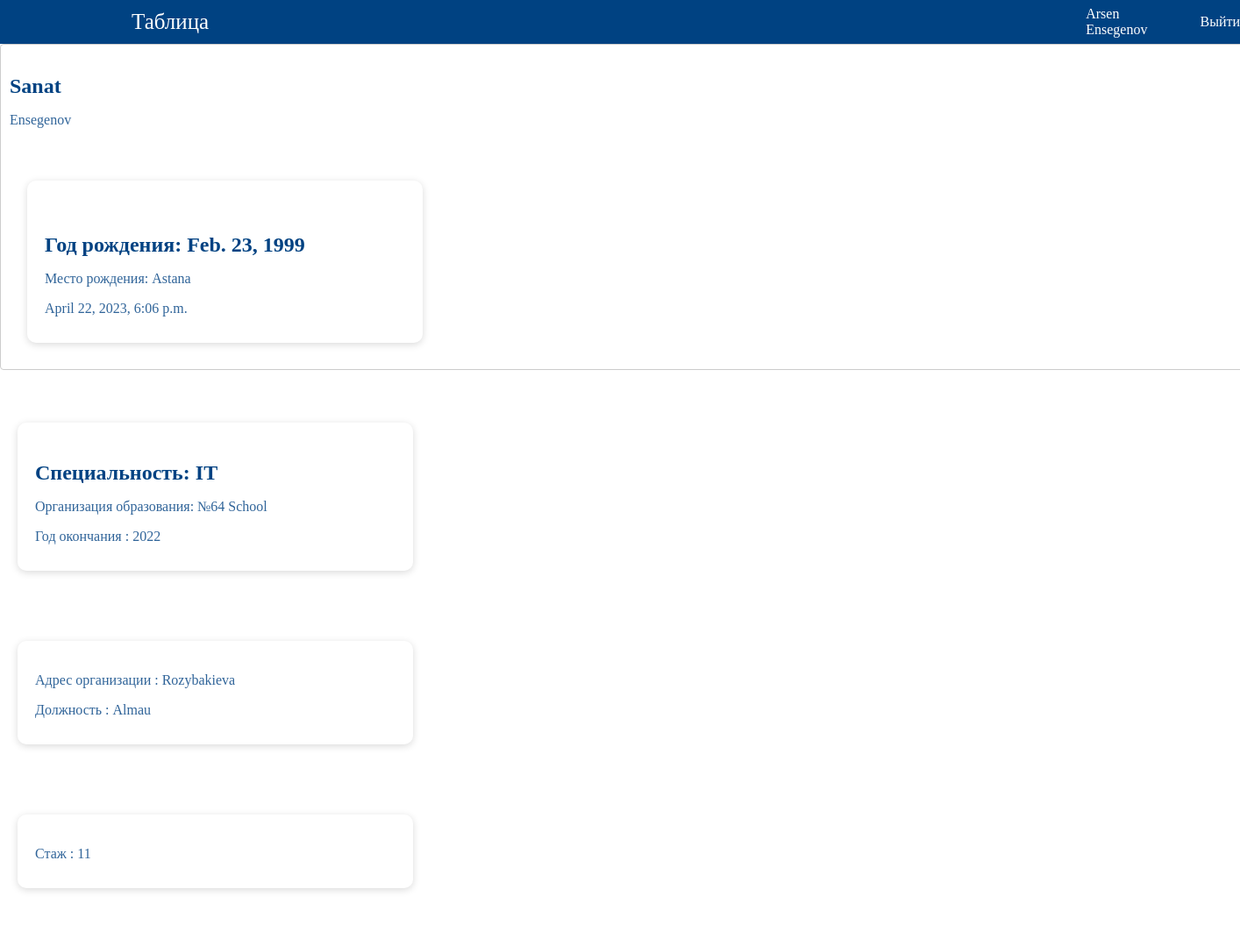
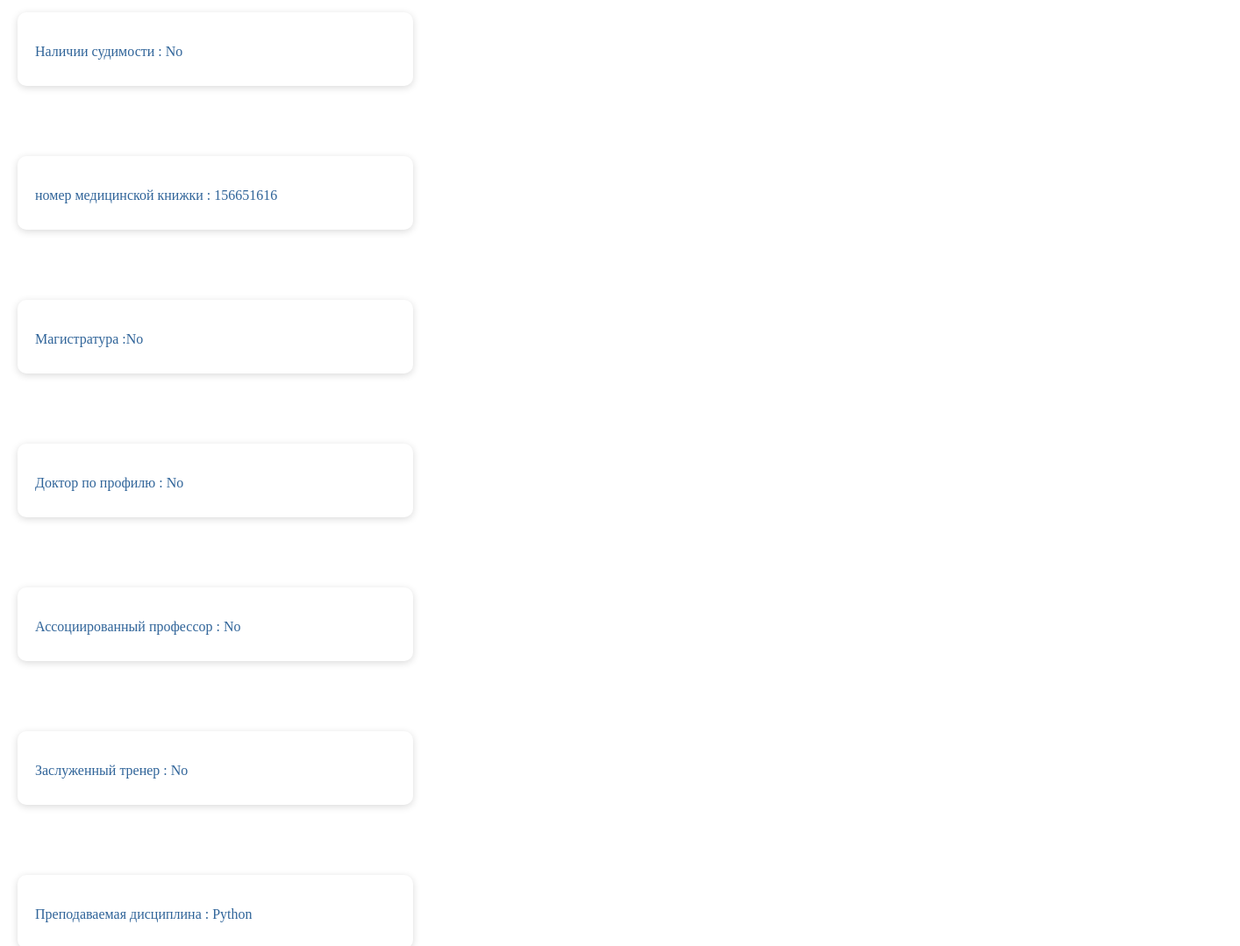
Screenshot of /info1/8/ (signed in) with the database file from the repository (2 pictures, top to bottom).
### info1/models.py (models this page shows)
class User_name(models.Model):
    firstname = models.CharField(null=False, max_length=255)
    secondname = models.CharField(null=False, max_length=255, default='')
    created_at = models.DateTimeField(auto_now_add=True)
    owner = models.ForeignKey(User, on_delete=models.CASCADE, null=False, related_name='user_names')
    class Meta:
        verbose_name = 'User_name'
        verbose_name_plural = 'User_names'

class User_birth(models.Model):
    date_of_birth = models.DateField(null=True)
    place_of_birth = models.CharField(null=False, max_length=255)
    created_at = models.DateTimeField(auto_now_add=True, null=False)
    updated_at = models.DateTimeField(auto_now=True)
    user_name = models.ForeignKey(User_name, on_delete=models.CASCADE, null=False, related_name='user_births')
    class Meta:
        verbose_name = 'User_birth'
        verbose_name_plural = 'User_births'

class User_info(models.Model):
    specialization = models.CharField(null=False, max_length=255)
    orga_of_education =  models.CharField(null=False, max_length=255)
    year_of_graduation = models.IntegerField(null=False, default=False)
    user_name = models.ForeignKey(User_name, on_delete=models.CASCADE, null=False, related_name='user_infos')
    class Meta:
        verbose_name = 'User_info'
        verbose_name_plural = 'User_infos'

class User_work(models.Model):
    address = models.CharField(null=False, max_length=255)
    organization = models.CharField(null=False, max_length=255)
    user_name = models.OneToOneField(User_name, on_delete=models.CASCADE, null=False, related_name='user_works')
    class Meta:
        verbose_name = 'User_work'
        verbose_name_plural = 'User_works'

class Practice(models.Model):
    experience = models.IntegerField(null=False, default=False)
    user_name = models.OneToOneField(User_name, on_delete=models.CASCADE, null=False, related_name='practices')
    class Meta:
        verbose_name = 'Practice'
        verbose_name_plural = 'Practices'

class Criminal(models.Model):
    criminal_record = models.CharField(null=False, max_length=255)
    user_name = models.OneToOneField(User_name, on_delete=models.CASCADE, null=False, related_name='criminals')
    class Meta:
        verbose_name = 'Criminal'
        verbose_name_plural = 'Criminals'

class Medicine(models.Model):
    medicine_number = models.CharField(null=False,max_length=255)
    user_name = models.OneToOneField(User_name, on_delete=models.CASCADE, null=False, related_name='medicines')
    class Meta:
        verbose_name = 'Medicine'
        verbose_name_plural = 'Medicines'

class Master(models.Model):
    master_degree = models.CharField(max_length=100, blank=True, null=True)
    user_name = models.OneToOneField(User_name, on_delete=models.CASCADE, null=False, related_name='masters')
    class Meta:
        verbose_name = 'Master'
        verbose_name_plural ='Masters'

class Doctor(models.Model):
    doctor_profile = models.CharField(max_length=100, blank=True, null=False)
    user_name = models.OneToOneField(User_name, on_delete=models.CASCADE, null=False, related_name='doctors')
    class Meta:
        verbose_name = 'Doctor'
        verbose_name_plural ='Doctors'

class Professor(models.Model):
     docent_professor = models.CharField(null=False, max_length=255)
     user_name = models.OneToOneField(User_name, on_delete=models.CASCADE, null=False, related_name='professors')
     class Meta:
        verbose_name = 'Professor'
        verbose_name_plural = 'Professors'

class Sport(models.Model):
    sport_degree = models.CharField(null=False, max_length=255)
    user_name = models.OneToOneField(User_name, on_delete=models.CASCADE, null=False, related_name='sports')
    class Meta:
        verbose_name = 'Sport'
        verbose_name_plural = 'Sports'

class Subject (models.Model):
   subject_of_teaching = models.CharField(null=False, max_length=255)
   user_name = models.OneToOneField(User_name, on_delete=models.CASCADE, null=False, related_name='subjects')
   class Meta:
        verbose_name = 'Subject'
        verbose_name_plural = 'Subjects'

### info1/views.py (the view)
# urls.py: path('info1/<int:pk>/', user_name_details, name='user_name_details'),
def user_name_details(request, pk):
    if request.user.is_authenticated:
        user_name = User_name.objects.get(id=pk)
        user_births = User_birth.objects.filter(user_name_id=pk).order_by('-created_at')
        user_infos = User_info.objects.filter(user_name_id=pk).order_by
        user_works = User_work.objects.filter(user_name_id=pk).order_by
        practices = Practice.objects.filter(user_name_id=pk).order_by
        criminals = Criminal.objects.filter(user_name_id=pk).order_by
        medicines = Medicine.objects.filter(user_name_id=pk).order_by
        masters = Master.objects.filter(user_name_id=pk).order_by
        doctors = Doctor.objects.filter(user_name_id=pk).order_by
        phds = Phd.objects.filter(user_name_id=pk).order_by
        professors = Professor.objects.filter(user_name_id=pk).order_by
        sports = Sport.objects.filter(user_name_id=pk).order_by
        subjects = Subject.objects.filter(user_name_id=pk).order_by
        form = CreateBirthForm()
        form1 = CreateInfoForm()
        form2 = CreateWorkForm()
        form3 = CreatePracticeForm()
        form4 = CreateCriminalForm()
        form5 = CreateMedicineForm()
        form6 = CreateMasterForm()
        form7 = CreateDoctorForm()
        form8 = CreatePhdForm()
        form9 = CreateProfessorForm()
        form10 = CreateSportForm()
        form11 = CreateSubjectForm()
        return render(request, 'info1/user-name-details.html', {'user_name': user_name, 'user_births':user_births, 'user_infos':user_infos, 'user_works':user_works, 'practices':practices,
             'criminals':criminals, 'medicines':medicines, 'masters':masters, 'doctors':doctors, 'phds':phds, 'professors':professors, 'sports':sports, 'subjects':subjects,
            'form':form, 'form1':form1, 'form2':form2,'form3':form3, 'form4':form4, 'form5':form5, 'form6':form6, 'form7':form7, 'form8':form8, 'form9':form9, 'form10':form10, 'form11':form11})
    else:
        return redirect('/auth/login/')

### info1/templates/info1/user-name-details.html (shortened to what this page needs)
<!DOCTYPE html>
<html lang="en">
<head>
</head>
<body>
  <div class="menu"  >
    <div class="menu1" >
      <div class="tab">Таблица</div>
          <div class="q">{{user.first_name}} {{user.last_name}}</div>
          <div style="margin-left: 50px;"><a class="q" aria-current="page" href="/auth/logout">Выйти</a></div>
    </div>
  </div>
  <div class="card-1">
    <div class="card+1">
      <div class="card-header">
        <div>
        <h3 class="card-title">{{user_name.firstname}}</h3>
        <p class="card-text">{{user_name.secondname}}</p>
      </div>
      </div>
    </div>
      {% if user_births|length %}
        <div class="card-group">
          {% for user_birth in user_births %}
            <div class="card">
              <div class="card-body">
                <h5 class="card-title">Год рождения: {{ user_birth.date_of_birth }}</h5>
                <p class="card-text">Место рождения: {{ user_birth.place_of_birth }}</p>
                <p class="card-text">{{ user_name.created_at }}</p>
              </div>
            </div>
          {% endfor %}
        </div>
      {% else %}
        <div class="card">
          <div class="card-body">
            <h4 class="card-title">Еще не создано ни одной записи!</h4>
          </div>
        </div>
      {% endif %}
    </div>
    {% if user_infos|length %}
                <div class="card-group">
                  {% for user_info in user_infos %}
                  <div class='card'>
                            <div class="card-body">
                                <p class="card-title">Специальность: {{ user_info.specialization }}</p>
                                <p class="card-text">Организация образования: {{ user_info.orga_of_education }}</p>
                                <p class="card-text">Год окончания : {{ user_info.year_of_graduation}}</p>
                            </div>
                    </div>
                    {% endfor %}
                </div>
      {% else %}
        <div class="card">
          <div class="card-body">
            <h4 class="card-title">Еще не создано ни одной записи!</h4>
          </div>
        </div>
      {% endif %}
      {% if user_works|length %}
       <div class="card-group">
          {% for user_work in user_works %}
                    <div class="card">
                        <div class="card-body">
                          <p class="card-text">Адрес организации : {{ user_work.address}}</p>
                          <p class="card-text">Должность : {{ user_work.organization}}</p>
                        </div>
                    </div>
            {% endfor %}
        </div>
      {% else %}
      <div class="card">
        <div class="card-body">
          <h4 class="card-title">Еще не создано ни одной записи!</h4>
        </div>
      </div>
    {% endif %}
    {% if practices|length %}
    <div class="card-group">
       {% for practice in practices %}
                 <div class="card">
                     <div class="card-body">
                       <p class="card-text">Стаж : {{ practice.experience}}</p>
                     </div>
                 </div>
         {% endfor %}
     </div>
   {% else %}
   <div class="card">
     <div class="card-body">
       <h4 class="card-title">Еще не создано ни одной записи!</h4>
     </div>
   </div>
 {% endif %}
    {% if criminals|length %}
       <div class="card-group">
          {% for criminal in criminals %}
                    <div class="card">
                        <div class="card-body">
                          <p class="card-text">Наличии судимости : {{ criminal.criminal_record}}</p>
                        </div>
                    </div>
            {% endfor %}
        </div>
      {% else %}
      <div class="card">
        <div class="card-body">
          <h4 class="card-title">Еще не создано ни одной записи!</h4>
        </div>
      </div>
    {% endif %}
    {% if medicines|length %}
    <div class="card-group">
       {% for medicine in medicines %}
                 <div class="card">
                     <div class="card-body">
                      <p class="card-text">номер медицинской книжки : {{ medicine.medicine_number}}</p>
                     </div>
                 </div>
         {% endfor %}
     </div>
   {% else %}
   <div class="card">
     <div class="card-body">
       <h4 class="card-title">Еще не создано ни одной записи!</h4>
     </div>
   </div>
 {% endif %}
    {% if masters|length %}
    <div class="card-group">
       {% for master in masters %}
                 <div class="card">
                     <div class="card-body">
                      <p class="card-text">Магистратура :{{ master.master_degree}}</p>
                     </div>
                 </div>
         {% endfor %}
     </div>
   {% else %}
   <div class="card">
     <div class="card-body">
       <h4 class="card-title">Еще не создано ни одной записи!</h4>
     </div>
   </div>
 {% endif %}
  {% if doctors|length %}
  <div class="card-group">
     {% for doctor in doctors %}
               <div class="card">
                   <div class="card-body">
                    <p class="card-text">Доктор по профилю : {{ doctor.doctor_profile}}</p>
                   </div>
               </div>
       {% endfor %}
   </div>
 {% else %}
 <div class="card">
   <div class="card-body">
     <h4 class="card-title">Еще не создано ни одной записи!</h4>
   </div>
 </div>
{% endif %}
    {% if professors|length %}
    <div class="card-group">
       {% for professor in professors %}
                 <div class="card">
                     <div class="card-body">
                      <p class="card-text">Ассоциированный профессор : {{ professor.docent_professor}}</p>
                     </div>
                 </div>
         {% endfor %}
     </div>
   {% else %}
   <div class="card">
     <div class="card-body">
       <h4 class="card-title">Еще не создано ни одной записи!</h4>
     </div>
   </div>
 {% endif %}
  {% if sports|length %}
  <div class="card-group">
     {% for sport in sports %}
               <div class="card">
                   <div class="card-body">
                    <p class="card-text">Заслуженный тренер : {{ sport.sport_degree}}</p>
                   </div>
               </div>
       {% endfor %}
   </div>
 {% else %}
 <div class="card">
   <div class="card-body">
     <h4 class="card-title">Еще не создано ни одной записи!</h4>
   </div>
 </div>
{% endif %}
  {% if subjects|length %}
  <div class="card-group">
     {% for subject in subjects %}
               <div class="card">
                   <div class="card-body">
                    <p class="card-text"> Преподаваемая дисциплина : {{ subject.subject_of_teaching}}</p>
                   </div>
               </div>
       {% endfor %}
   </div>
 {% else %}
 <div class="card">
   <div class="card-body">
     <h4 class="card-title">Еще не создано ни одной записи!</h4>
   </div>
 </div>
{% endif %}
</body>
</html>

### info1/templates/info1/user-name-details.html (style rules this page uses)
body { margin: 0; }
.tab { color: #fff; margin-left: 150px; margin-right: 1000px; font-size: 25px; }
.menu { background-color: #004282; }
.menu1 { display: flex; align-items: center; height: 50px; }
.q { color: #fff; text-decoration: none; }
.card-1 { width: 100%; border: 1px solid #ccc; border-radius: 4px; padding: 10px; margin-bottom: 20px; }
.card-group { display: flex; flex-wrap: wrap; justify-content: space-between; margin: 0 -10px; margin-top: 50px; margin-left: 10px; }
.card { width: calc(33.33% - 20px); margin: 0 10px 20px; box-shadow: 0px 2px 8px rgba(0, 0, 0, 0.15); border-radius: 10px; overflow: hidden; transition: transform 0.2s ease-in-out; margin-top: 10px; }
.card-body { padding: 20px; }
.card-title { margin-bottom: 15px; font-size: 24px; font-weight: 600; color: #004282; }
.card-text { margin-bottom: 10px; font-size: 16px; color: #004182d0; }

### rows the page displays
User_name: firstname "Sanat", secondname "Ensegenov", created_at "April 22, 2023, 6:06 p.m."
User_birth: date_of_birth "Feb. 23, 1999", place_of_birth "Astana"
User_info: specialization "IT", orga_of_education "№64 School", year_of_graduation "2022"
User_work: address "Rozybakieva", organization "Almau"
Practice: experience "11"
Criminal: criminal_record "No"
Medicine: medicine_number "156651616"
Master: master_degree "No"
Doctor: doctor_profile "No"
Professor: docent_professor "No"
Sport: sport_degree "No"
Subject: subject_of_teaching "Python"

### other values shown
{{ user.first_name }} "Arsen"
{{ user.last_name }} "Ensegenov"
